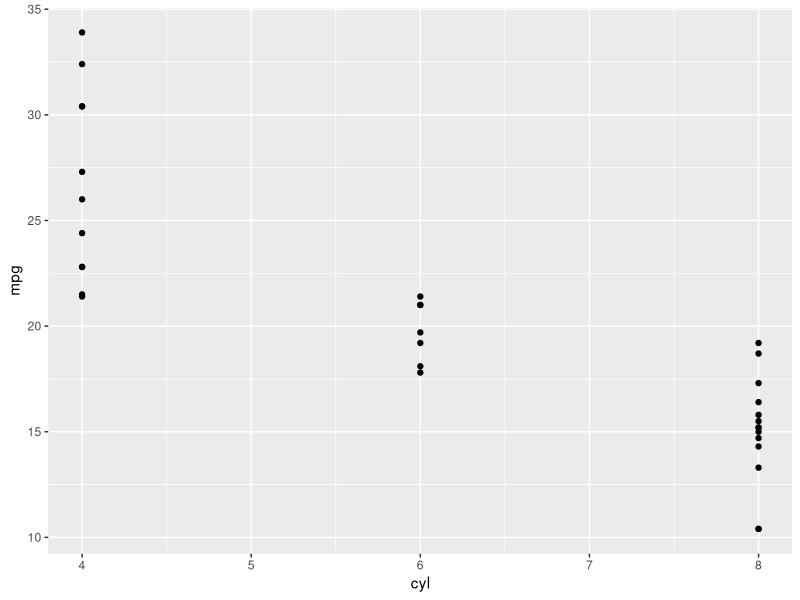
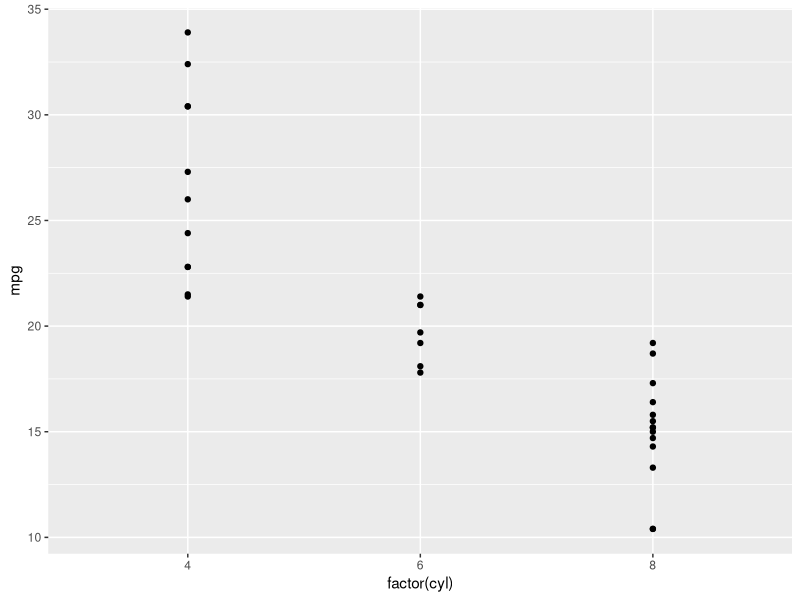
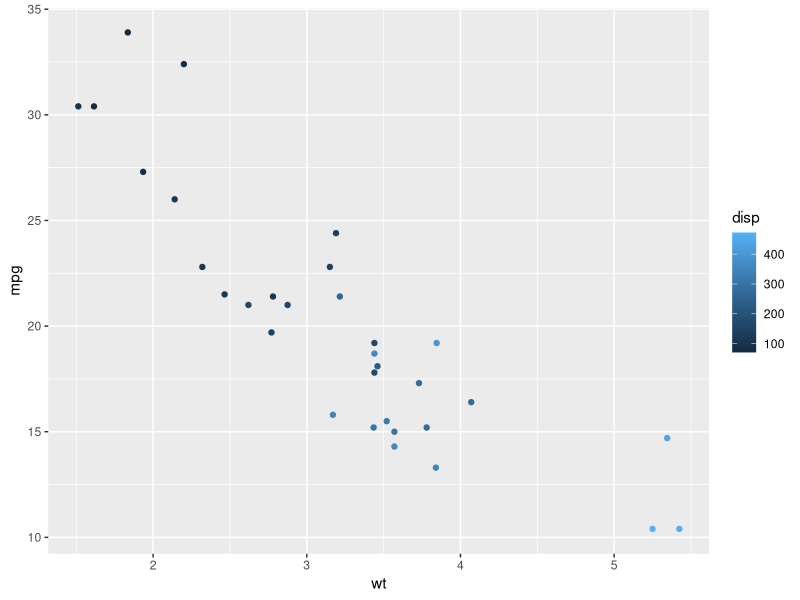
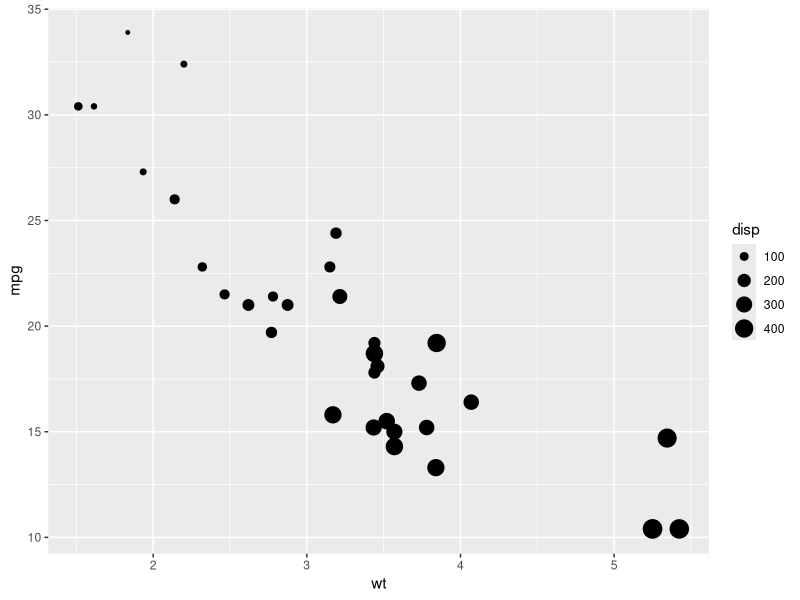
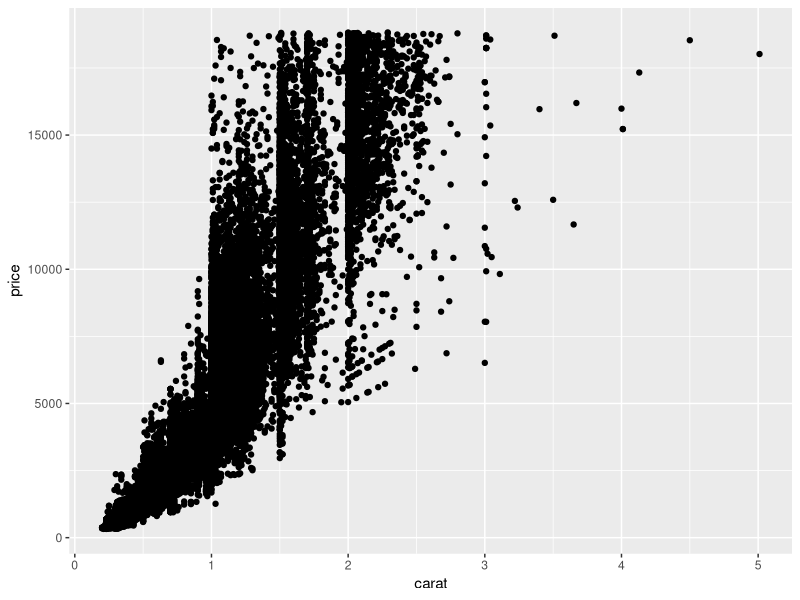
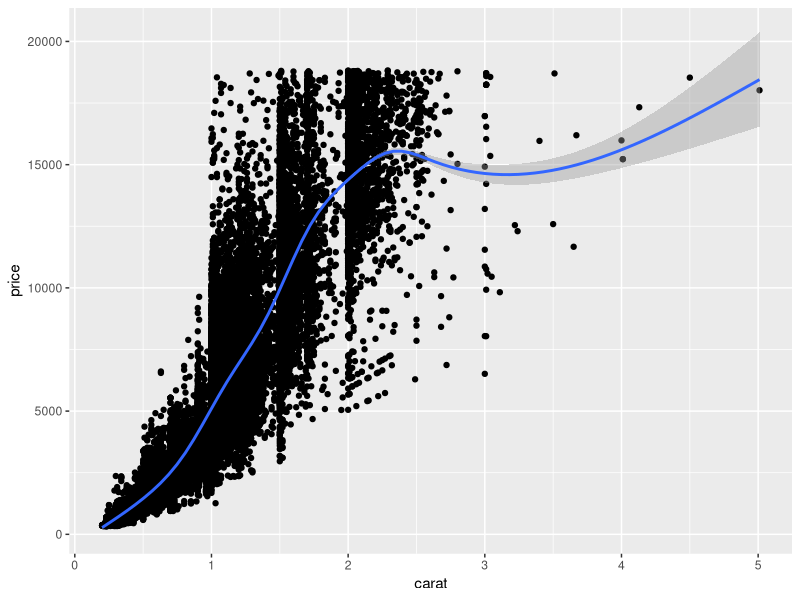

Recreate these plots in R, in order.
## ---- chunk 1
library(ggplot2)
## ---- chunk 2
str(mtcars)
## ---- chunk 3
ggplot(data = mtcars, mapping = aes(x = cyl, y = mpg)) + 
  geom_point()
## ---- chunk 4
ggplot(data = mtcars, mapping = aes(x = factor(cyl), y = mpg)) +
  geom_point()
## ---- chunk 5
ggplot(data = mtcars, mapping = aes(x = wt, y = mpg, color = disp)) +
  geom_point()
## ---- chunk 6
ggplot(data = mtcars, mapping = aes(x = wt, y = mpg, size = disp)) +
  geom_point()
## ---- chunk 7
str(diamonds)
## ---- chunk 8
ggplot(data = diamonds, mapping = aes(x = carat, y = price)) +
  geom_point()
## ---- chunk 9
ggplot(data = diamonds, mapping = aes(x = carat, y = price)) +
  geom_point() +
  geom_smooth()
